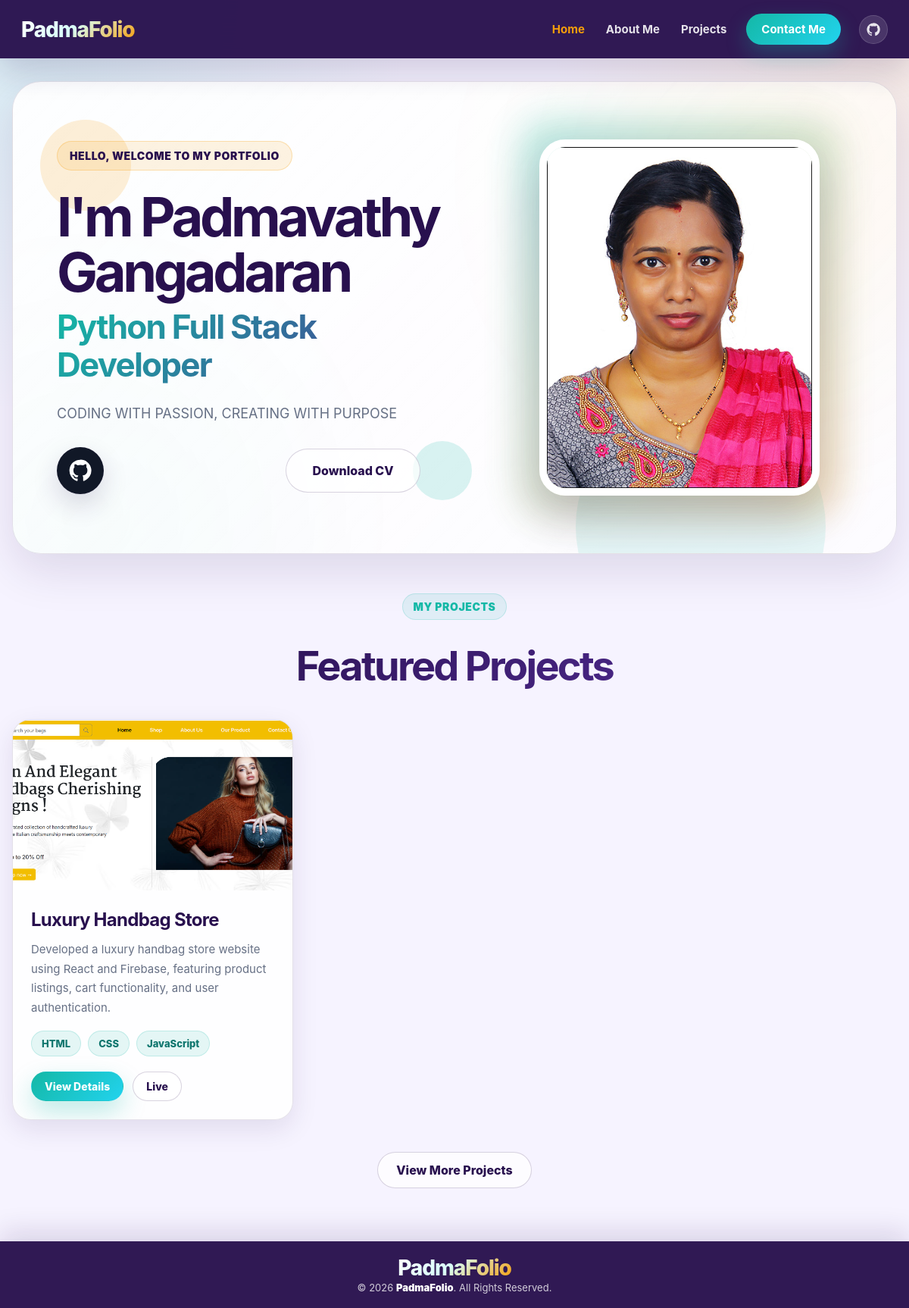
The page / on the database its author committed.
### portfolio/models.py (models this page shows, shortened)
class Profile(models.Model):
    full_name = models.CharField(max_length=150)
    job_title = models.CharField(max_length=150)
    short_intro = models.TextField()
    about_me = models.TextField()
    profile_image = models.ImageField(upload_to='profile/', blank=True, null=True)
    cv_file = models.FileField(upload_to='cv/', blank=True, null=True)
    logo_text = models.CharField(max_length=100, default='PadmaFolio')
    address = models.CharField(max_length=255, blank=True)
    phone = models.CharField(max_length=30, blank=True)
    email = models.EmailField(blank=True)
    portfolio_website = models.URLField(blank=True)
    github = models.URLField(blank=True)
    linkedin = models.URLField(blank=True)

class HomeProjectSection(models.Model):
    small_title = models.CharField(
        max_length=80,
        default='Portfolio',
        help_text='Small label shown above the home page project heading.'
    )
    heading = models.CharField(
        max_length=160,
        default='Featured Projects',
        help_text='Main heading shown above the home page project cards.'
    )
    description = models.TextField(
        blank=True,
        default='Projects added from Django Admin are shown here with screenshots, details, live links, and GitHub links.',
        help_text='Optional short description shown under the project heading.'
    )
    button_text = models.CharField(
        max_length=80,
        default='View More Projects',
        help_text='Button text shown below home page project cards.'
    )
    is_visible = models.BooleanField(
        default=True,
        help_text='Turn off to hide the home page project heading.'
    )
    class Meta:
        verbose_name = 'Home Project Section Content'
        verbose_name_plural = 'Home Project Section Content'

class Project(models.Model):
    title = models.CharField(max_length=150)
    short_description = models.TextField()
    full_description = models.TextField(blank=True)
    screenshot = models.ImageField(upload_to='projects/')
    technology = models.CharField(
        max_length=255,
        help_text="Separate technologies with commas. Example: HTML, CSS, JavaScript, Django"
    )
    live_link = models.URLField(blank=True, help_text="Paste the live website/project URL here.")
    github_link = models.URLField(blank=True, help_text="Paste the GitHub repository URL here.")
    is_latest = models.BooleanField(
        default=False,
        help_text="Turn this on to show the project on the home page. If none are selected, the newest projects are shown."
    )
    order = models.PositiveIntegerField(default=0, help_text="Lower number appears first.")
    created_at = models.DateTimeField(auto_now_add=True)
    class Meta:
        ordering = ['order', '-created_at']
    @property
    def technology_list(self):
        normalized = self.technology.replace('|', ',').replace('•', ',')
        parts = [item.strip() for item in normalized.split(',') if item.strip()]
        if parts:
            return parts
        return [item.strip() for item in self.technology.split() if item.strip()]

### portfolio/views.py (the view)
# urls.py: 2. Add a URL to urlpatterns:  path('', views.home, name='home')
def home(request):
    profile = get_profile()
    latest_projects = Project.objects.filter(is_latest=True).order_by("-id")
    if not latest_projects.exists():
        latest_projects = Project.objects.all().order_by("-id")
    latest_projects = latest_projects[:6]
    home_project_section = HomeProjectSection.objects.first()
    return render(
        request,
        "portfolio/home.html",
        {
            "profile": profile,
            "latest_projects": latest_projects,
            "home_project_section": home_project_section,
        },
    )

### portfolio/views.py (called while the page is built)
def get_profile():
    return Profile.objects.first()

### portfolio/templates/portfolio/home.html (shortened to what this page needs)
{% extends 'portfolio/base.html' %}
{% load static %}
{% block extra_css %}
<link rel="stylesheet" href="{% static 'portfolio/css/home.css' %}?v=home-project-heading">
{% endblock %}
{% block content %}
<section class="hero">
    <div class="hero-shape shape-one"></div>
    <div class="hero-shape shape-two"></div>
    <div class="hero-text">
        <p class="hello">Hello, welcome to my portfolio</p>
        <h1>I'm {{ profile.full_name }}</h1>
        <h2>{{ profile.job_title }}</h2>
        <p class="hero-intro">{{ profile.short_intro }}</p>
        <div class="hero-buttons">
            {% if profile.github or profile.linkedin %}
            <div class="hero-social-links hero-button-socials" aria-label="Social profile links">
                {% if profile.github %}
                <a href="{{ profile.github }}"
                   target="_blank"
                   rel="noopener noreferrer"
                   class="hero-social-btn github-btn"
                   aria-label="Open GitHub profile">
                </a>
                {% endif %}
            </div>
            {% endif %}
            {% if profile.cv_file %}
                <a href="{{ profile.cv_file.url }}" class="outline-btn" download>Download CV</a>
            {% endif %}
        </div>
    </div>
    <div class="hero-image">
        {% if profile.profile_image %}
            <img src="{{ profile.profile_image.url }}" alt="{{ profile.full_name }}">
        {% endif %}
    </div>
</section>
<section class="latest-projects">
    {% if home_project_section and home_project_section.is_visible %}
    <div class="section-heading">
        {% if home_project_section.small_title %}
            <p class="section-kicker">{{ home_project_section.small_title }}</p>
        {% endif %}
        <h2>{{ home_project_section.heading }}</h2>
    </div>
    {% endif %}
    <div class="project-grid">
        {% for project in latest_projects %}
        <article class="project-card">
            <div class="project-image-wrap">
                {% if project.screenshot %}
                    <img src="{{ project.screenshot.url }}" alt="{{ project.title }} screenshot">
                {% endif %}
            </div>
            <div class="project-content">
                <h3>{{ project.title }}</h3>
                <p>{{ project.short_description|truncatewords:24 }}</p>
                <div class="tech-list">
                    {% for tech in project.technology_list %}
                        <span>{{ tech }}</span>
                    {% endfor %}
                </div>
                <div class="project-actions">
                    <a href="{% url 'project_detail' project.pk %}" class="main-btn small-btn">View Details</a>
                    {% if project.live_link %}
                        <a href="{{ project.live_link }}" target="_blank" rel="noopener noreferrer" class="outline-btn small-btn">Live</a>
                    {% endif %}
                </div>
            </div>
        </article>
        {% empty %}
        <p class="empty-text">No projects added yet. Add projects from Django Admin to display them here.</p>
        {% endfor %}
    </div>
    <div class="center">
        <a href="{% url 'projects' %}" class="outline-btn">{{ home_project_section.button_text|default:"View More Projects" }}</a>
    </div>
</section>
{% endblock %}

### portfolio/templates/portfolio/base.html (shortened to what this page needs)
{% load static %}
<!DOCTYPE html>
<html lang="en">
<head>
    <link rel="stylesheet" href="{% static 'portfolio/css/base.css' %}?v=full-width-nav-footer">
    {% block extra_css %}{% endblock %}
</head>
<body>
<header class="navbar">
    <div class="logo">
        <a href="{% url 'home' %}">
            <span>{{ profile.logo_text|default:"PadmaFolio" }}</span>
        </a>
    </div>
    <nav class="nav-links" id="navLinks">
        <a href="{% url 'home' %}"
           class="{% if request.resolver_match.url_name == 'home' %}active{% endif %}">
            Home
        </a>
        <a href="{% url 'about' %}"
           class="{% if request.resolver_match.url_name == 'about' %}active{% endif %}">
            About Me
        </a>
        <a href="{% url 'projects' %}"
           class="{% if request.resolver_match.url_name == 'projects' or request.resolver_match.url_name == 'project_detail' %}active{% endif %}">
            Projects
        </a>
        <a href="{% url 'contact' %}"
           class="contact-btn {% if request.resolver_match.url_name == 'contact' %}active-contact{% endif %}">
            Contact Me
        </a>
        <div class="nav-social">
            {% if profile.github %}
                <a href="{{ profile.github }}" target="_blank" rel="noopener noreferrer" aria-label="GitHub" class="social-icon">
                </a>
            {% endif %}
        </div>
    </nav>
</header>
<main>
    {% block content %}{% endblock %}
</main>
<footer class="site-footer">
   <div class="logo">
        <a href="{% url 'home' %}">
            <span>{{ profile.logo_text|default:"PadmaFolio" }}</span>
        </a>
        <p class="footer-copy">
            © 2026 <strong>{{ profile.logo_text|default:"PadmaFolio" }}</strong>. All Rights Reserved.
        </p>
        </div>
</footer>
</body>
</html>

### rows shown on the page
Profile: full_name "Padmavathy Gangadaran", short_intro "CODING WITH PASSION, CREATING WITH PURPOSE", profile_image (picture), logo_text "PadmaFolio"
HomeProjectSection: small_title "MY PROJECTS", button_text "View More Projects"
Project: screenshot (picture), title "Luxury Handbag Store", short_description "Developed a luxury handbag store website using React and Firebase, featuring product listings, cart functionality, and user authentication.", technology_list "HTML" "CSS" "JavaScript"
